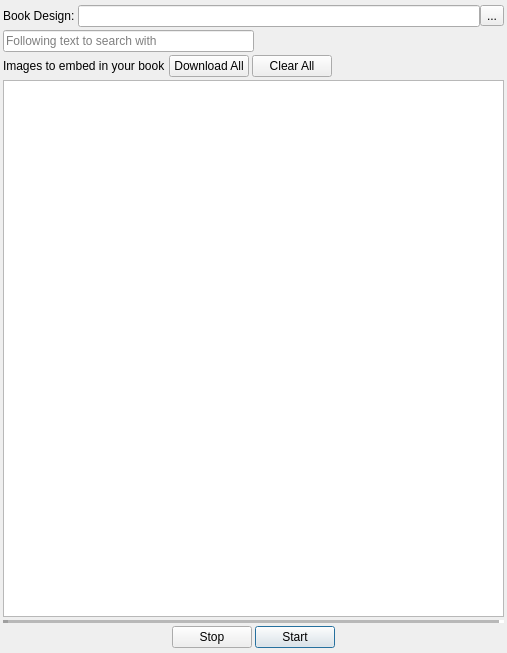
<?xml version="1.0" encoding="UTF-8"?>
<ui version="4.0">
 <class>TextDialog</class>
 <widget class="QDialog" name="TextDialog">
  <property name="geometry">
   <rect>
    <x>0</x>
    <y>0</y>
    <width>507</width>
    <height>653</height>
   </rect>
  </property>
  <property name="windowTitle">
   <string>Text Setting</string>
  </property>
  <layout class="QVBoxLayout" name="verticalLayout">
   <property name="spacing">
    <number>3</number>
   </property>
   <property name="leftMargin">
    <number>3</number>
   </property>
   <property name="topMargin">
    <number>5</number>
   </property>
   <property name="rightMargin">
    <number>3</number>
   </property>
   <property name="bottomMargin">
    <number>5</number>
   </property>
   <item>
    <layout class="QHBoxLayout" name="horizontalLayout_3">
     <property name="spacing">
      <number>0</number>
     </property>
     <item>
      <widget class="QLabel" name="label_2">
       <property name="text">
        <string>Book Design: </string>
       </property>
      </widget>
     </item>
     <item>
      <widget class="QLineEdit" name="designLbl">
       <property name="focusPolicy">
        <enum>Qt::NoFocus</enum>
       </property>
       <property name="readOnly">
        <bool>true</bool>
       </property>
      </widget>
     </item>
     <item>
      <widget class="QToolButton" name="designBtn">
       <property name="text">
        <string>...</string>
       </property>
      </widget>
     </item>
    </layout>
   </item>
   <item>
    <layout class="QHBoxLayout" name="searchOptionLayout">
     <property name="spacing">
      <number>0</number>
     </property>
     <item>
      <widget class="QLineEdit" name="followEdit">
       <property name="placeholderText">
        <string>Following text to search with</string>
       </property>
      </widget>
     </item>
     <item>
      <spacer name="horizontalSpacer_3">
       <property name="orientation">
        <enum>Qt::Horizontal</enum>
       </property>
       <property name="sizeHint" stdset="0">
        <size>
         <width>40</width>
         <height>20</height>
        </size>
       </property>
      </spacer>
     </item>
    </layout>
   </item>
   <item>
    <layout class="QHBoxLayout" name="horizontalLayout_5">
     <item>
      <widget class="QLabel" name="label">
       <property name="text">
        <string>Images to embed in your book</string>
       </property>
      </widget>
     </item>
     <item>
      <widget class="QPushButton" name="dlall">
       <property name="text">
        <string>Download All</string>
       </property>
      </widget>
     </item>
     <item>
      <widget class="QPushButton" name="clearAll">
       <property name="text">
        <string>Clear All</string>
       </property>
      </widget>
     </item>
     <item>
      <spacer name="horizontalSpacer_5">
       <property name="orientation">
        <enum>Qt::Horizontal</enum>
       </property>
       <property name="sizeHint" stdset="0">
        <size>
         <width>40</width>
         <height>20</height>
        </size>
       </property>
      </spacer>
     </item>
    </layout>
   </item>
   <item>
    <widget class="QListWidget" name="imgList">
     <property name="horizontalScrollBarPolicy">
      <enum>Qt::ScrollBarAlwaysOff</enum>
     </property>
     <property name="autoScroll">
      <bool>false</bool>
     </property>
     <property name="verticalScrollMode">
      <enum>QAbstractItemView::ScrollPerPixel</enum>
     </property>
    </widget>
   </item>
   <item>
    <widget class="Line" name="line">
     <property name="lineWidth">
      <number>5</number>
     </property>
     <property name="midLineWidth">
      <number>7</number>
     </property>
     <property name="orientation">
      <enum>Qt::Horizontal</enum>
     </property>
    </widget>
   </item>
   <item>
    <layout class="QHBoxLayout" name="horizontalLayout">
     <item>
      <spacer name="horizontalSpacer">
       <property name="orientation">
        <enum>Qt::Horizontal</enum>
       </property>
       <property name="sizeHint" stdset="0">
        <size>
         <width>40</width>
         <height>20</height>
        </size>
       </property>
      </spacer>
     </item>
     <item>
      <widget class="QPushButton" name="cancelBtn">
       <property name="text">
        <string>Stop</string>
       </property>
      </widget>
     </item>
     <item>
      <widget class="QPushButton" name="startBtn">
       <property name="text">
        <string>Start</string>
       </property>
       <property name="default">
        <bool>true</bool>
       </property>
      </widget>
     </item>
     <item>
      <spacer name="horizontalSpacer_2">
       <property name="orientation">
        <enum>Qt::Horizontal</enum>
       </property>
       <property name="sizeHint" stdset="0">
        <size>
         <width>40</width>
         <height>20</height>
        </size>
       </property>
      </spacer>
     </item>
    </layout>
   </item>
  </layout>
 </widget>
 <resources>
  <include location="textbooks.qrc"/>
 </resources>
 <connections/>
</ui>
